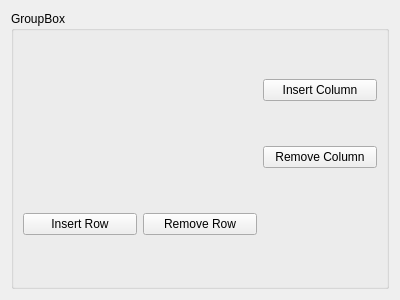
<?xml version="1.0" encoding="UTF-8"?>
<ui version="4.0">
 <class>Form</class>
 <widget class="QWidget" name="Form">
  <property name="geometry">
   <rect>
    <x>0</x>
    <y>0</y>
    <width>400</width>
    <height>300</height>
   </rect>
  </property>
  <property name="windowTitle">
   <string>Form</string>
  </property>
  <layout class="QHBoxLayout" name="horizontalLayout">
   <item>
    <widget class="QGroupBox" name="groupBox">
     <property name="title">
      <string>GroupBox</string>
     </property>
     <layout class="QGridLayout" name="gridLayout">
      <item row="2" column="2">
       <widget class="QPushButton" name="pbColRm">
        <property name="text">
         <string>Remove Column</string>
        </property>
       </widget>
      </item>
      <item row="3" column="1">
       <widget class="QPushButton" name="pbRowRm">
        <property name="text">
         <string>Remove Row</string>
        </property>
       </widget>
      </item>
      <item row="3" column="0">
       <widget class="QPushButton" name="pbRowIs">
        <property name="text">
         <string>Insert Row</string>
        </property>
       </widget>
      </item>
      <item row="1" column="2">
       <widget class="QPushButton" name="pbColIs">
        <property name="text">
         <string>Insert Column</string>
        </property>
       </widget>
      </item>
      <item row="1" column="0" rowspan="2" colspan="2">
       <widget class="FrameEditor" name="frameEditor" native="true">
        <property name="sizePolicy">
         <sizepolicy hsizetype="Expanding" vsizetype="Expanding">
          <horstretch>0</horstretch>
          <verstretch>0</verstretch>
         </sizepolicy>
        </property>
       </widget>
      </item>
     </layout>
    </widget>
   </item>
  </layout>
 </widget>
 <customwidgets>
  <customwidget>
   <class>FrameEditor</class>
   <extends>QWidget</extends>
   <header>ui.easyUI.FrameEditor</header>
   <container>1</container>
  </customwidget>
 </customwidgets>
 <resources/>
 <connections>
  <connection>
   <sender>pbColIs</sender>
   <signal>clicked()</signal>
   <receiver>Form</receiver>
   <slot>increaseColumns()</slot>
   <hints>
    <hint type="sourcelabel">
     <x>341</x>
     <y>92</y>
    </hint>
    <hint type="destinationlabel">
     <x>396</x>
     <y>96</y>
    </hint>
   </hints>
  </connection>
  <connection>
   <sender>pbColRm</sender>
   <signal>clicked()</signal>
   <receiver>Form</receiver>
   <slot>decreaseColumns()</slot>
   <hints>
    <hint type="sourcelabel">
     <x>335</x>
     <y>155</y>
    </hint>
    <hint type="destinationlabel">
     <x>394</x>
     <y>171</y>
    </hint>
   </hints>
  </connection>
  <connection>
   <sender>pbRowIs</sender>
   <signal>clicked()</signal>
   <receiver>Form</receiver>
   <slot>increaseRows()</slot>
   <hints>
    <hint type="sourcelabel">
     <x>109</x>
     <y>230</y>
    </hint>
    <hint type="destinationlabel">
     <x>100</x>
     <y>294</y>
    </hint>
   </hints>
  </connection>
  <connection>
   <sender>pbRowRm</sender>
   <signal>clicked()</signal>
   <receiver>Form</receiver>
   <slot>decreaseRows()</slot>
   <hints>
    <hint type="sourcelabel">
     <x>188</x>
     <y>229</y>
    </hint>
    <hint type="destinationlabel">
     <x>187</x>
     <y>296</y>
    </hint>
   </hints>
  </connection>
 </connections>
 <slots>
  <slot>increaseColumns()</slot>
  <slot>increaseRows()</slot>
  <slot>decreaseColumns()</slot>
  <slot>decreaseRows()</slot>
 </slots>
</ui>
